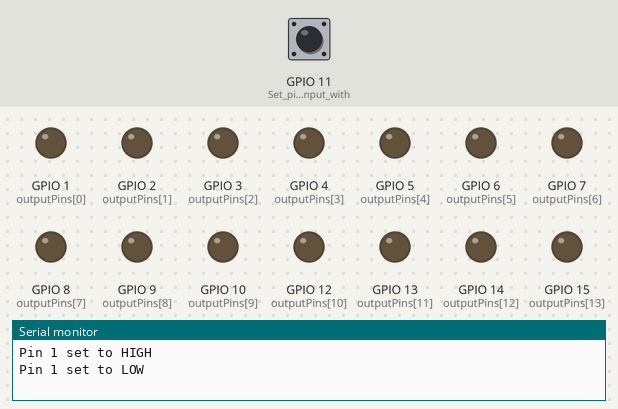
The sketch below on a simulated ESP32. Parts: output pins drawn as LEDs (lit = HIGH), the last lines printed to the serial monitor. Inputs (shaded band) come from the test bench; at power-on: GPIO 11 (Set_pin_11_as_input_with) HIGH.

Above: at 1.2 s.
1.3 s: GPIO 11 (Set_pin_11_as_input_with) pulled LOW for 0.15 s
At 3.3 s:
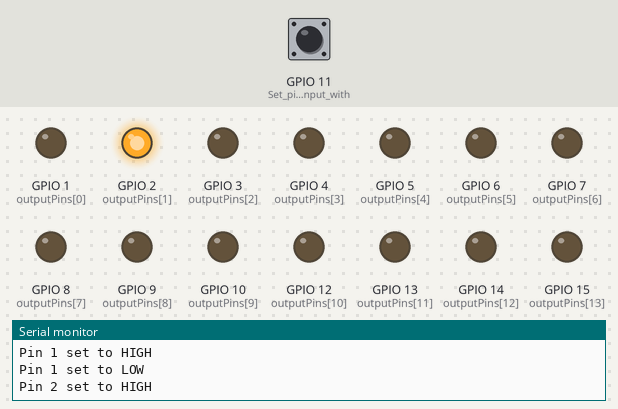
At 34.8 s:
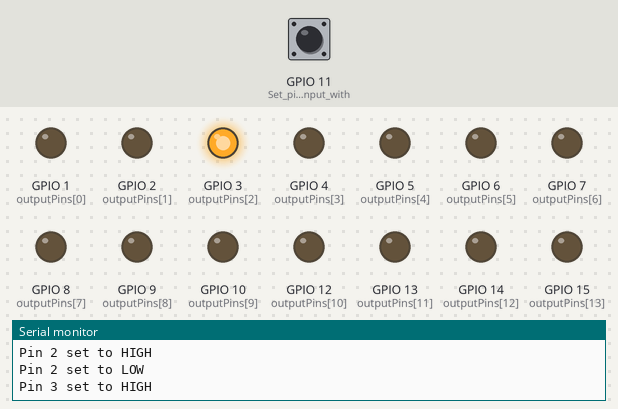
Timing chart, 0 to 37.5 s (numbered marks = the images above; inputs shaded):
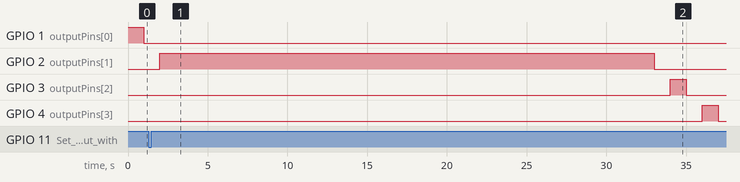

The sketch:

gpio_discover.ino
```cpp
// Used this sketch with a multimeter to see when certain traces on the PCB had a voltage.

// Pin 11 on the WF-01 is the toggle switch

const int outputPins[] = {1, 2, 3, 4, 5, 6, 7, 8, 9, 10, 12, 13, 14, 15, 16, 17, 18, 33, 34, 35, 36, 37, 38, 39, 40, 41, 42, 43, 44, 45};
const int numOutputPins = sizeof(outputPins) / sizeof(outputPins[0]);

volatile bool interruptFlag = false;

void setup() {
  // Initialize all output pins as output pins
  for (int i = 0; i < numOutputPins; i++) {
    pinMode(outputPins[i], OUTPUT);
  }

  pinMode(11, INPUT_PULLUP); // Set pin 11 as input with internal pull-up resistor
  attachInterrupt(digitalPinToInterrupt(11), runme, RISING); // Set up the interrupt on rising edge of pin 11

  // Start the serial communication
  Serial.begin(112500);
}

void loop() {
  // Toggle each pin's output value high and low for one second each, except for pin 11
  for (int i = 0; i < numOutputPins; i++) {

    if (outputPins[i] == 11) {
      continue; // Skip pin 11
    }
    digitalWrite(outputPins[i], HIGH); // Set pin i high
    Serial.print("Pin ");
    Serial.print(outputPins[i]);
    Serial.println(" set to HIGH");
    delay(1000); // Wait for one second


    // Wait for the interrupt to occur on pin 11
    if (interruptFlag) {
      interruptFlag = false;
      // Do something here when the interrupt occurs on pin 11
      //break;
      delay(30000);
    }

    digitalWrite(outputPins[i], LOW); // Set pin i low
    Serial.print("Pin ");
    Serial.print(outputPins[i]);
    Serial.println(" set to LOW");
    delay(1000); // Wait for one second
  }


}

void runme() {
  // This function will be called when the interrupt occurs on pin 11
  interruptFlag = true;
  // Do something here
}
```

Measured:
- after the input at 1.3 s, GPIO 5 (outputPins[4]): stays LOW (without the input it goes to HIGH after 6.7 s); GPIO 6 (outputPins[5]): stays LOW (without the input it goes to HIGH after 8.7 s)
